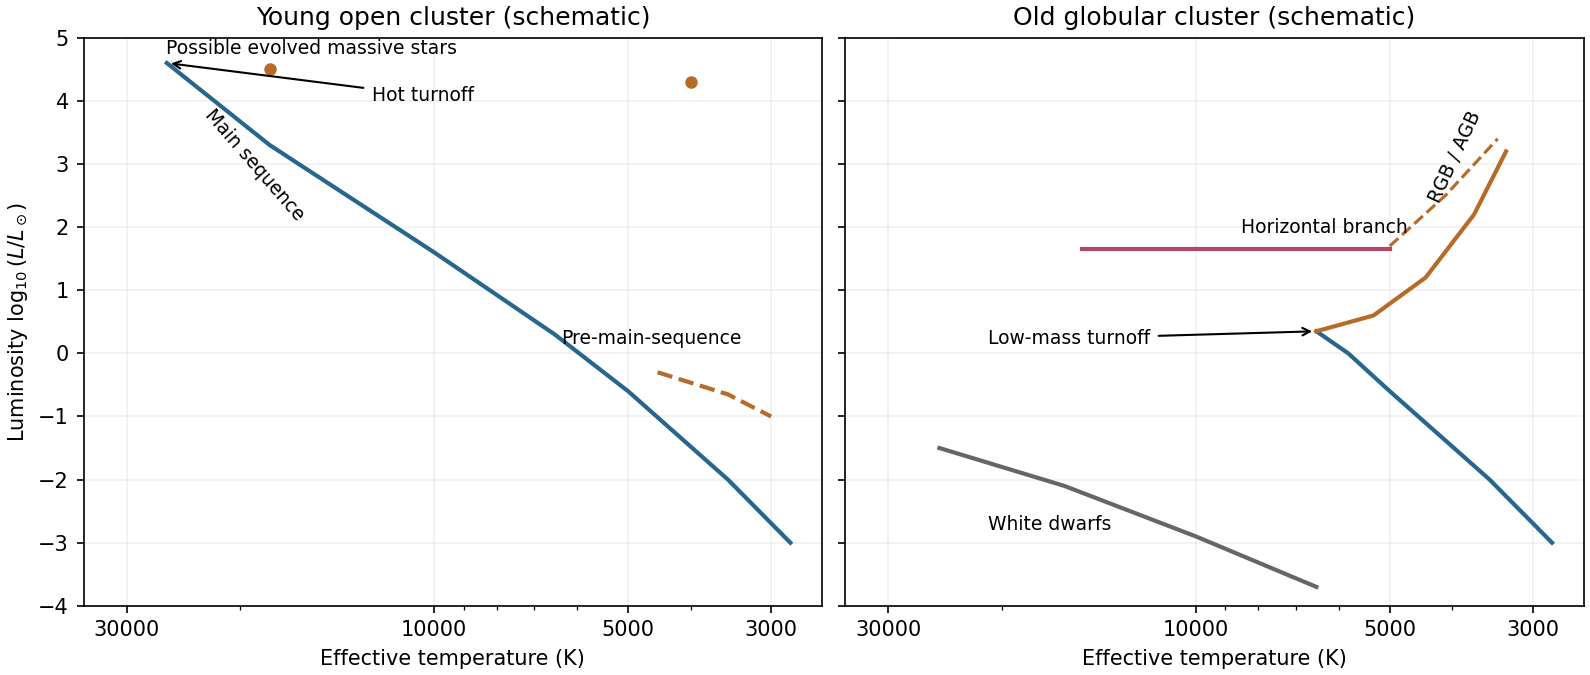

This figure's Python source:
"""Original schematic cluster populations; curves are not stellar model isochrones.
Python 3.14, numpy 2.3.5, matplotlib 3.10.7. Writes only CWD basename PNG.
"""
import numpy as np
import matplotlib
matplotlib.use('Agg')
import matplotlib.pyplot as plt
fig,axs=plt.subplots(1,2,figsize=(10.6,4.5),sharey=True,layout='constrained',facecolor='white')
for a in axs:
 a.set(xscale='log',xlim=(35000,2500),ylim=(-4,5),xlabel='Effective temperature (K)');a.set_xticks([30000,10000,5000,3000],['30000','10000','5000','3000']);a.grid(alpha=.18)
axs[0].set_ylabel(r'Luminosity $\log_{10}(L/L_\odot)$')
a=axs[0];a.plot([26000,18000,10000,6500,5000,3500,2800],[4.6,3.3,1.6,.3,-.6,-2,-3],color='#27678e',lw=2);a.plot([4500,3500,3000],[-.3,-.65,-1.0],color='#b76b29',ls='--',lw=2)
a.scatter([18000,4000],[4.5,4.3],color='#b76b29',s=25);a.text(23000,2.1,'Main sequence',rotation=-49,fontsize=9);a.annotate('Hot turnoff',xy=(26000,4.6),xytext=(12500,4.0),arrowprops=dict(arrowstyle='->'),fontsize=9);a.text(4600,.15,'Pre-main-sequence',fontsize=9,ha='center');a.text(15500,4.75,'Possible evolved massive stars',fontsize=9,ha='center');a.set_title('Young open cluster (schematic)')
b=axs[1];b.plot([6500,5800,5000,3500,2800],[.35,0,-.6,-2,-3],color='#27678e',lw=2);b.plot([6500,5300,4400,3700,3300],[.35,.6,1.2,2.2,3.2],color='#b76b29',lw=2);b.plot([15000,10000,7000,5000],[1.65,1.65,1.65,1.65],color='#b14865',lw=2);b.plot([5000,4100,3400],[1.7,2.5,3.4],color='#b76b29',ls='--',lw=1.5);b.plot([25000,16000,10000,6500],[-1.5,-2.1,-2.9,-3.7],color='#666666',lw=2)
b.annotate('Low-mass turnoff',xy=(6500,.35),xytext=(21000,.15),arrowprops=dict(arrowstyle='->'),fontsize=9);b.text(8500,1.9,'Horizontal branch',fontsize=9);b.text(4400,2.4,'RGB / AGB',rotation=65,fontsize=9);b.text(21000,-2.8,'White dwarfs',fontsize=9);b.set_title('Old globular cluster (schematic)')
fig.savefig('2012-s26-cluster-hr-diagrams.png',dpi=150,facecolor='white',metadata={'Software':'Matplotlib'})
